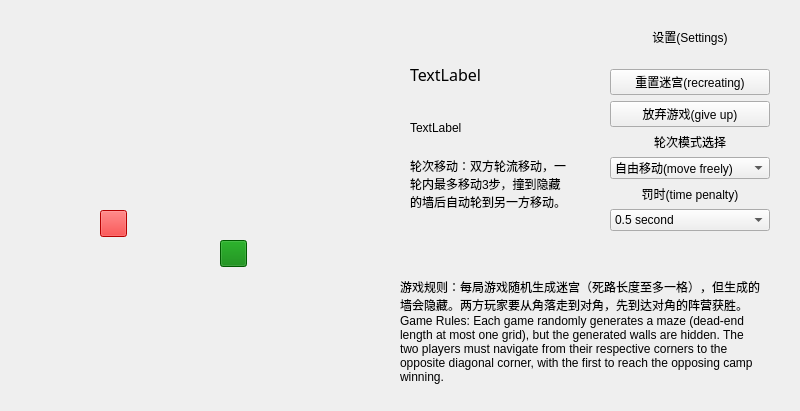
<?xml version="1.0" encoding="UTF-8"?>
<ui version="4.0">
 <class>Widget</class>
 <widget class="QWidget" name="Widget">
  <property name="geometry">
   <rect>
    <x>0</x>
    <y>0</y>
    <width>800</width>
    <height>411</height>
   </rect>
  </property>
  <property name="windowTitle">
   <string>Widget</string>
  </property>
  <widget class="QPushButton" name="btnRed">
   <property name="geometry">
    <rect>
     <x>100</x>
     <y>210</y>
     <width>27</width>
     <height>27</height>
    </rect>
   </property>
   <property name="styleSheet">
    <string notr="true">background-color : red</string>
   </property>
   <property name="text">
    <string/>
   </property>
  </widget>
  <widget class="QPushButton" name="btnGreen">
   <property name="geometry">
    <rect>
     <x>220</x>
     <y>240</y>
     <width>27</width>
     <height>27</height>
    </rect>
   </property>
   <property name="styleSheet">
    <string notr="true">background-color : green</string>
   </property>
   <property name="text">
    <string/>
   </property>
  </widget>
  <widget class="QWidget" name="verticalLayoutWidget">
   <property name="geometry">
    <rect>
     <x>610</x>
     <y>10</y>
     <width>160</width>
     <height>221</height>
    </rect>
   </property>
   <layout class="QVBoxLayout" name="verticalLayout">
    <item>
     <widget class="QLabel" name="settingLB">
      <property name="text">
       <string>设置(Settings)</string>
      </property>
      <property name="alignment">
       <set>Qt::AlignCenter</set>
      </property>
     </widget>
    </item>
    <item>
     <widget class="QPushButton" name="rst_button">
      <property name="text">
       <string>重置迷宫(recreating)</string>
      </property>
     </widget>
    </item>
    <item>
     <widget class="QPushButton" name="giveup_button">
      <property name="text">
       <string>放弃游戏(give up)</string>
      </property>
     </widget>
    </item>
    <item>
     <layout class="QVBoxLayout" name="turnVL">
      <item>
       <widget class="QLabel" name="turnSetLB">
        <property name="text">
         <string>轮次模式选择</string>
        </property>
        <property name="alignment">
         <set>Qt::AlignCenter</set>
        </property>
       </widget>
      </item>
      <item>
       <widget class="QComboBox" name="modeCB">
        <item>
         <property name="text">
          <string>自由移动(move freely)</string>
         </property>
        </item>
        <item>
         <property name="text">
          <string>轮次移动(take turns)</string>
         </property>
        </item>
       </widget>
      </item>
      <item>
       <layout class="QVBoxLayout" name="timePenaltyVL">
        <item>
         <widget class="QLabel" name="timepenaltyLB">
          <property name="text">
           <string>罚时(time penalty)</string>
          </property>
          <property name="alignment">
           <set>Qt::AlignCenter</set>
          </property>
         </widget>
        </item>
        <item>
         <widget class="QComboBox" name="timeCB">
          <item>
           <property name="text">
            <string>0.5 second</string>
           </property>
          </item>
          <item>
           <property name="text">
            <string>2 second</string>
           </property>
          </item>
          <item>
           <property name="text">
            <string>5 second</string>
           </property>
          </item>
         </widget>
        </item>
       </layout>
      </item>
     </layout>
    </item>
   </layout>
  </widget>
  <widget class="QStackedWidget" name="stackedWidget">
   <property name="geometry">
    <rect>
     <x>370</x>
     <y>20</y>
     <width>221</width>
     <height>201</height>
    </rect>
   </property>
   <property name="currentIndex">
    <number>1</number>
   </property>
   <widget class="QWidget" name="page">
    <widget class="QWidget" name="verticalLayoutWidget_4">
     <property name="geometry">
      <rect>
       <x>30</x>
       <y>30</y>
       <width>160</width>
       <height>161</height>
      </rect>
     </property>
     <layout class="QVBoxLayout" name="verticalLayout_2">
      <item>
       <layout class="QHBoxLayout" name="horizontalLayout_2">
        <item>
         <widget class="QLabel" name="greenstepLB">
          <property name="text">
           <string>绿方连续移动步数：</string>
          </property>
         </widget>
        </item>
        <item>
         <widget class="QLabel" name="greenstepnumLB">
          <property name="text">
           <string>0</string>
          </property>
         </widget>
        </item>
       </layout>
      </item>
      <item>
       <layout class="QHBoxLayout" name="horizontalLayout">
        <item>
         <widget class="QLabel" name="redstepLB">
          <property name="text">
           <string>红方连续移动步数：</string>
          </property>
         </widget>
        </item>
        <item>
         <widget class="QLabel" name="redstepnumLB">
          <property name="text">
           <string>0</string>
          </property>
         </widget>
        </item>
       </layout>
      </item>
      <item>
       <widget class="QLabel" name="tips1LB">
        <property name="text">
         <string>自由移动：绿红两方可以自由移动，撞到墙壁会触发罚时，罚时后自动回到起点</string>
        </property>
        <property name="wordWrap">
         <bool>true</bool>
        </property>
       </widget>
      </item>
     </layout>
    </widget>
   </widget>
   <widget class="QWidget" name="page_2">
    <widget class="QWidget" name="verticalLayoutWidget_5">
     <property name="geometry">
      <rect>
       <x>40</x>
       <y>30</y>
       <width>160</width>
       <height>161</height>
      </rect>
     </property>
     <layout class="QVBoxLayout" name="verticalLayout_3">
      <item>
       <widget class="QLabel" name="roundLB">
        <property name="font">
         <font>
          <family>黑体</family>
          <pointsize>12</pointsize>
         </font>
        </property>
        <property name="text">
         <string>TextLabel</string>
        </property>
       </widget>
      </item>
      <item>
       <widget class="QLabel" name="stepLB">
        <property name="text">
         <string>TextLabel</string>
        </property>
       </widget>
      </item>
      <item>
       <widget class="QLabel" name="label">
        <property name="text">
         <string>轮次移动：双方轮流移动，一轮内最多移动3步，撞到隐藏的墙后自动轮到另一方移动。</string>
        </property>
        <property name="wordWrap">
         <bool>true</bool>
        </property>
       </widget>
      </item>
     </layout>
    </widget>
   </widget>
  </widget>
  <widget class="QLabel" name="label_2">
   <property name="geometry">
    <rect>
     <x>400</x>
     <y>270</y>
     <width>361</width>
     <height>121</height>
    </rect>
   </property>
   <property name="text">
    <string>游戏规则：每局游戏随机生成迷宫（死路长度至多一格），但生成的墙会隐藏。两方玩家要从角落走到对角，先到达对角的阵营获胜。Game Rules: Each game randomly generates a maze (dead-end length at most one grid), but the generated walls are hidden. The two players must navigate from their respective corners to the opposite diagonal corner, with the first to reach the opposing camp winning.</string>
   </property>
   <property name="wordWrap">
    <bool>true</bool>
   </property>
  </widget>
 </widget>
 <resources/>
 <connections/>
</ui>
